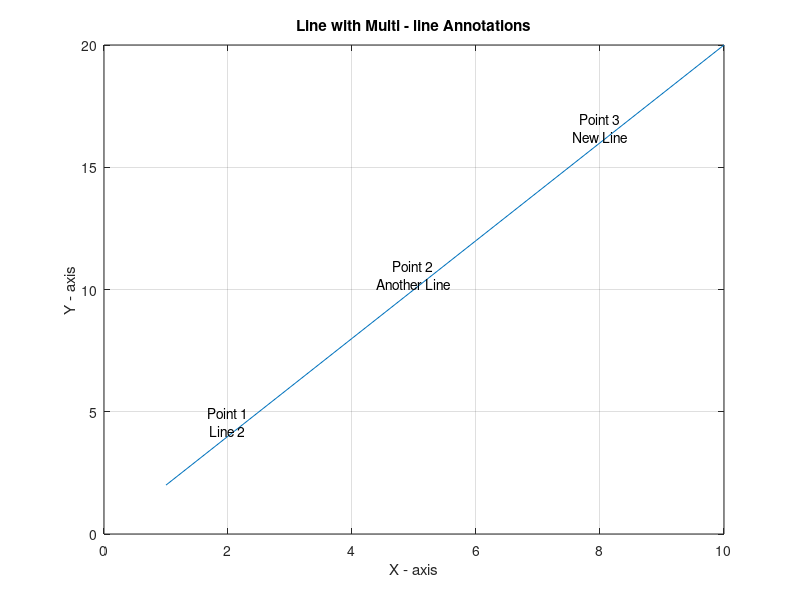

Write MATLAB code to recreate this figure.
% % 初始化动画
% figure;
% h = animatedline('Color', 'r', 'LineWidth', 2);
% axis([0 10 -1 1]);
% xlabel('时间');
% ylabel('位置');
% title('对象实时运动轨迹');
% 
% % 模拟数据更新
% for t = 0:0.1:10
%     y = sin(t); % 对象位置
%     addpoints(h, t, y);
%     drawnow;
%     pause(0.05); % 控制动画速度
% end

% % 示例数据
% x = 1:10;
% y = [1 3 2 4 3 5 4 6 5 7];
% 
% % 循环绘制每一段水平线段并添加标注
% hold on;
% for i = 1:length(x) - 1
%     % 绘制水平线段
%     line([x(i), x(i + 1)], [y(i), y(i)], 'Color', 'b', 'LineWidth', 3);
% 
%     % 计算线段中点位置
%     mid_x = mean([x(i), x(i + 1)]);
%     mid_y = y(i);
% 
%     % 添加标注，这里以显示y值为例
%     text(mid_x, mid_y, num2str(y(i)), 'HorizontalAlignment', 'center', 'VerticalAlignment', 'bottom');
% end
% 
% % 设置图形属性
% title('隐藏竖线的阶梯图并添加标注');
% xlabel('X轴');
% ylabel('Y轴');
% grid on;
% hold off;



% % 第一次绘图：绘制折线图
% x1 = 1:10;
% y1 = sin(x1);
% plot(x1, y1, 'b-', 'LineWidth', 2); % 绘制蓝色折线
% 
% % 保持当前图形，以便后续绘图不覆盖
% hold on;
% 
% % 第二次绘图：绘制散点图
% x2 = 1:0.5:10;
% y2 = cos(x2);
% scatter(x2, y2, 'r', 'filled'); % 绘制红色实心散点
% 
% % 设置图形属性
% title('分两次绘制的组合图');
% xlabel('X轴');
% ylabel('Y轴');
% legend('正弦曲线', '余弦散点');
% grid on;
% 
% % 关闭图形保持模式
% hold off;



% % 创建一个图形窗口，并记录其句柄
% fig = figure;
% 
% % 绘制一些初始图形
% xlabel('x');
% ylabel('y');
% title('Combined Plot');
% legend;
% 
% % 保存图形句柄到工作区，以便第二个文件可以使用
% assignin('base', 'fig_handle', fig);

% % 创建图形窗口并获取句柄
% fig = figure;
% 
% % 在主脚本中进行初始绘制
% % x = linspace(0, 2*pi, 100);
% % y = sin(x);
% % plot(x, y, 'b', 'DisplayName', 'sin(x)');
% xlabel('x');
% ylabel('y');
% title('Combined Plot');
% legend;
% 
% 
% % 调用类方法进行额外绘制
% plot_obj = PlotClass(fig);
% plot_obj.add_plot();

% 生成直线数据
x = 1:10;
y = 2*x;

% 绘制直线
plot(x, y);

% 定义注释位置和文本
annotate_x = [2, 5, 8];
annotate_y = 2*annotate_x;
% 使用 \n 实现多行文本
annotate_text = {sprintf('Point 1\nLine 2'), sprintf('Point 2\nAnother Line'), sprintf('Point 3\nNew Line')};

% 添加注释
for i = 1:length(annotate_x)
    text(annotate_x(i), annotate_y(i), annotate_text{i}, 'HorizontalAlignment', 'center', 'VerticalAlignment', 'bottom');
end

% 添加标题和标签
title('Line with Multi - line Annotations');
xlabel('X - axis');
ylabel('Y - axis');

% 显示网格线
grid on;